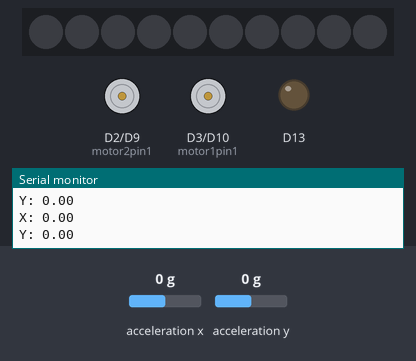
Simulated run of this sketch. Board: Adafruit Circuit Playground Express. Shown: 10 RGB LEDs in strip order, left to right, motor-driver pin pairs drawn as motors (green arrow = first pin HIGH = forward, orange = second pin HIGH = backward, longer = more drive), output pins drawn as LEDs (lit = HIGH), the last lines printed to the serial monitor. The test bench sets the inputs (shaded band); at power-on: acceleration x 0 g, acceleration y 0 g.

Above: at 1.8 s.
1.9 s: acceleration x set to -0.4 g
At 3.0 s:
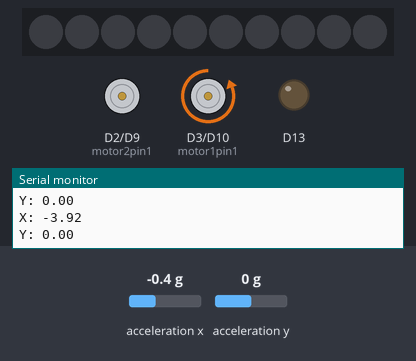
3.5 s: acceleration y set to -0.4 g
At 4.6 s:
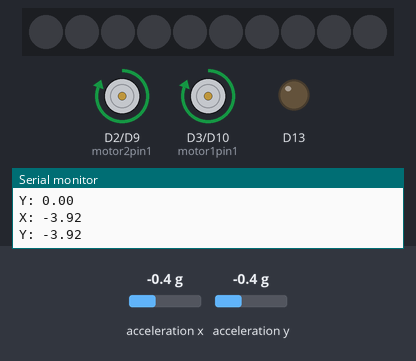
5.5 s: acceleration y set to 0.8 g
At 7.2 s:
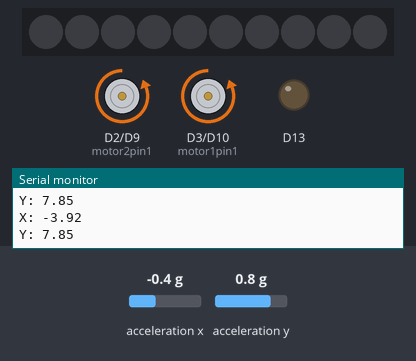
7.5 s: acceleration y set to 0.4 g
9.2 s: acceleration y set to 0.1 g
At 10.4 s:
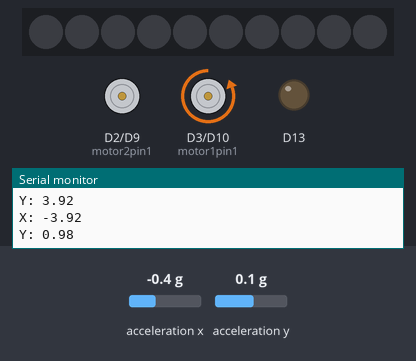
11.5 s: acceleration x set to 0.8 g
At 13.2 s:
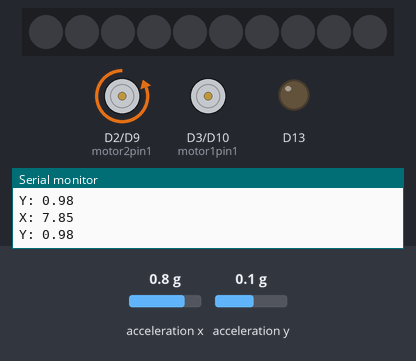
Timing chart, 0 to 14.5 s (numbered marks = the images above; inputs shaded):
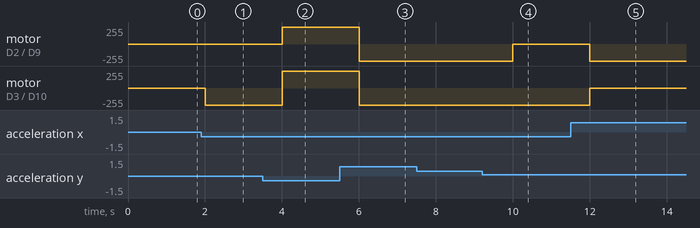

Measured:
- the behaviour switches between -0.2 and -0.3 g on acceleration x (found by bisection; images 0 and 1)
- the behaviour switches between -0.2 and -0.3 g on acceleration y (found by bisection; images 1 and 2)
- the behaviour switches between 0.3 and 0.2 g on acceleration y (found by bisection; images 3 and 4)
- after the input at 1.9 s, motor on D3 (motor1pin1) / D10 (motor1pin2): stopped → backward 255/255 after 0.10 s
- after the input at 3.5 s, motor on D2 (motor2pin1) / D9 (motor2pin2): stopped → forward 255/255 after 0.50 s; motor on D3 (motor1pin1) / D10 (motor1pin2): backward 255/255 → forward 255/255 after 0.50 s
- after the input at 5.5 s, motor on D2 (motor2pin1) / D9 (motor2pin2), motor on D3 (motor1pin1) / D10 (motor1pin2): forward 255/255 → backward 255/255 after 0.50 s
- after the input at 9.2 s, motor on D2 (motor2pin1) / D9 (motor2pin2): backward 255/255 → stopped after 0.80 s
- after the input at 11.5 s, motor on D2 (motor2pin1) / D9 (motor2pin2): stopped → backward 255/255 after 0.50 s; motor on D3 (motor1pin1) / D10 (motor1pin2): backward 255/255 → stopped after 0.50 s

The sketch:

circuit_movement.ino
```cpp
// Name: curcuit_movement
// Using it's gyroscope functions, the curcuit playground will control
// two motors. The Y-tilt will control forward and backward movement. The
// X-tilt will control turning.

#include <Adafruit_CircuitPlayground.h>

float X, Y;

int motor1pin1 = 3; // A4
int motor1pin2 = 10; // A3

int motor2pin1 = 2; // A5
int motor2pin2 = 9; // A2

void setup() {
  CircuitPlayground.begin();
  pinMode(motor1pin1, OUTPUT);
  pinMode(motor1pin2, OUTPUT);
  pinMode(motor2pin1, OUTPUT);
  pinMode(motor2pin2, OUTPUT);

  Serial.begin(9600);
}

void loop() {
  // Mapping X and Y coordinates
  X = CircuitPlayground.motionX();
  Y = CircuitPlayground.motionY();

  if (Y > 2) { // Move forward
    digitalWrite(motor1pin1, LOW);
    digitalWrite(motor1pin2, HIGH);

    digitalWrite(motor2pin1, LOW);
    digitalWrite(motor2pin2, HIGH);
  } else if (Y < -2) { // move backwards
    digitalWrite(motor1pin1, HIGH);
    digitalWrite(motor1pin2, LOW);

    digitalWrite(motor2pin1, HIGH);
    digitalWrite(motor2pin2, LOW);
  } else if (X > 2) { // Turn left, Right wheel only
    digitalWrite(motor1pin1, LOW);
    digitalWrite(motor1pin2, LOW);

    digitalWrite(motor2pin1, LOW);
    digitalWrite(motor2pin2, HIGH);
  } else if (X < -2) { // Turn right, Left wheel only
    digitalWrite(motor1pin1, LOW);
    digitalWrite(motor1pin2, HIGH);

    digitalWrite(motor2pin1, LOW);
    digitalWrite(motor2pin2, LOW);
  } else { // No movement option
    digitalWrite(motor1pin1, LOW);
    digitalWrite(motor1pin2, LOW);

    digitalWrite(motor2pin1, LOW);
    digitalWrite(motor2pin2, LOW);
  }

  // Coordinate check for testing
  Serial.print("X: ");Serial.println(X);
  Serial.print("Y: ");Serial.println(Y);
  Serial.println();
  delay(1000);
}
```
